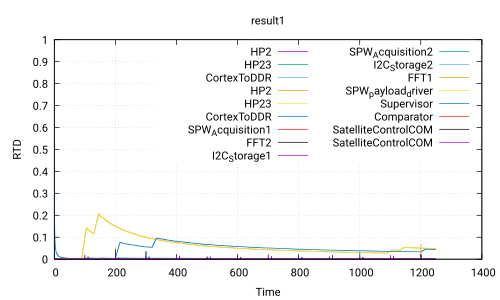

This chart was generated by the following gnuplot code:
 set title 'result1'
 set ylabel 'RTD'
 set xlabel 'Time'
 set grid
 set term pdf
 set output 'Use_case_DoubleCamera_Safety.ATIPPIC.executable320.0_40.0.pdf'
 plot 'Use_case_DoubleCamera_Safety.ATIPPIC.executable320.0_40.0.csv' using 1:2 with lines title 'HP2','Use_case_DoubleCamera_Safety.ATIPPIC.executable320.0_40.0.csv' using 1:3 with lines title 'HP23','Use_case_DoubleCamera_Safety.ATIPPIC.executable320.0_40.0.csv' using 1:4 with lines title 'CortexToDDR','Use_case_DoubleCamera_Safety.ATIPPIC.executable320.0_40.0.csv' using 1:5 with lines title 'HP2','Use_case_DoubleCamera_Safety.ATIPPIC.executable320.0_40.0.csv' using 1:6 with lines title 'HP23','Use_case_DoubleCamera_Safety.ATIPPIC.executable320.0_40.0.csv' using 1:7 with lines title 'CortexToDDR','Use_case_DoubleCamera_Safety.ATIPPIC.executable320.0_40.0.csv' using 1:8 with lines title 'SPW_Acquisition1','Use_case_DoubleCamera_Safety.ATIPPIC.executable320.0_40.0.csv' using 1:9 with lines title 'FFT2','Use_case_DoubleCamera_Safety.ATIPPIC.executable320.0_40.0.csv' using 1:10 with lines title 'I2C_Storage1','Use_case_DoubleCamera_Safety.ATIPPIC.executable320.0_40.0.csv' using 1:11 with lines title 'SPW_Acquisition2','Use_case_DoubleCamera_Safety.ATIPPIC.executable320.0_40.0.csv' using 1:12 with lines title 'I2C_Storage2','Use_case_DoubleCamera_Safety.ATIPPIC.executable320.0_40.0.csv' using 1:13 with lines title 'FFT1','Use_case_DoubleCamera_Safety.ATIPPIC.executable320.0_40.0.csv' using 1:14 with lines title 'SPW_payload_driver','Use_case_DoubleCamera_Safety.ATIPPIC.executable320.0_40.0.csv' using 1:15 with lines title 'Supervisor','Use_case_DoubleCamera_Safety.ATIPPIC.executable320.0_40.0.csv' using 1:16 with lines title 'Comparator','Use_case_DoubleCamera_Safety.ATIPPIC.executable320.0_40.0.csv' using 1:17 with lines title 'SatelliteControlCOM','Use_case_DoubleCamera_Safety.ATIPPIC.executable320.0_40.0.csv' using 1:18 with lines title 'SatelliteControlCOM'
